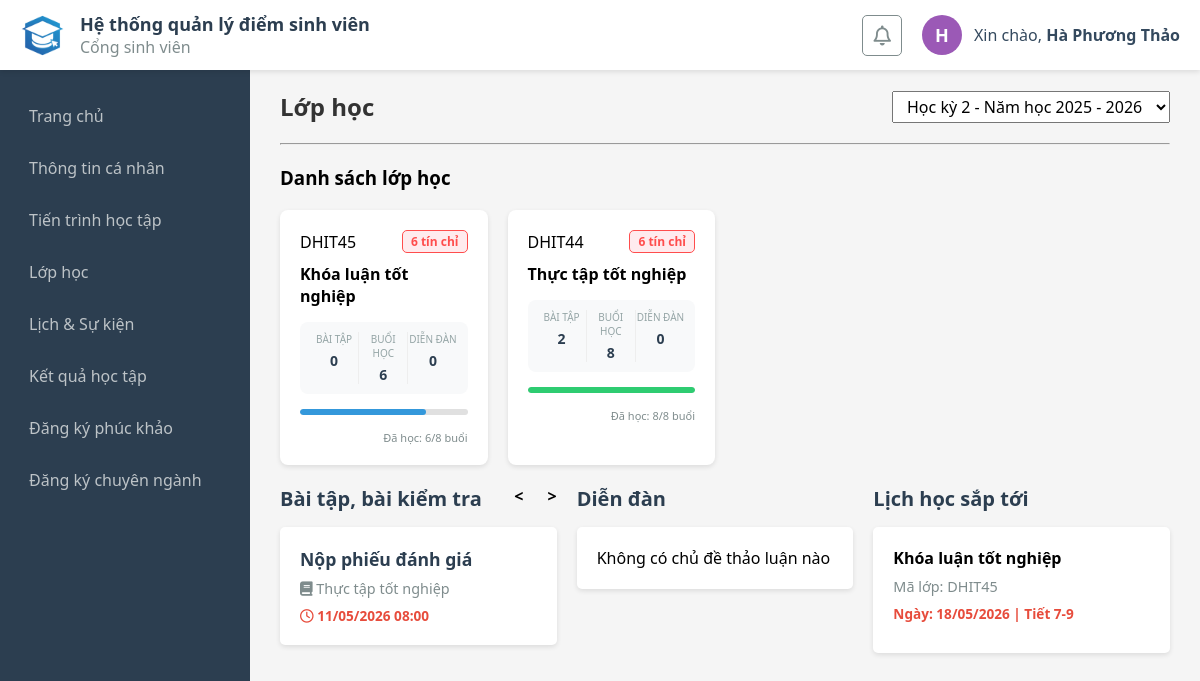
Screenshot of /student/class.php (signed in) with the database file from the repository.
### tables this page shows
CREATE TABLE `profile` (
  `id` int(4) NOT NULL,
  `account_id` int(4) NOT NULL,
  `avatar` varchar(255) DEFAULT NULL,
  `first_name` varchar(10) NOT NULL,
  `last_name` varchar(20) NOT NULL,
  `dob` date NOT NULL,
  `gender` enum('Nam','Nữ','Khác') NOT NULL,
  `email` varchar(30) DEFAULT NULL,
  `phone` varchar(10) DEFAULT NULL,
  `address` varchar(50) DEFAULT NULL,
  `year` varchar(10) DEFAULT NULL,
  `academic_year` varchar(15) DEFAULT NULL,
  `faculty_id` int(11) DEFAULT NULL,
  `major_id` int(11) DEFAULT NULL
);

CREATE TABLE `classes` (
  `id` int(11) NOT NULL,
  `subject_id` int(11) NOT NULL,
  `class_code` varchar(20) NOT NULL,
  `class_name` varchar(255) NOT NULL,
  `semester` int(11) NOT NULL,
  `group_id` int(11) DEFAULT 1,
  `account_id` int(4) NOT NULL,
  `status` enum('Chưa bắt đầu','Đang học','Đã kết thúc') DEFAULT 'Chưa bắt đầu',
  `goals` text DEFAULT NULL,
  `weights` text DEFAULT NULL,
  `materials` text DEFAULT NULL,
  `online_link` varchar(255) DEFAULT NULL,
  `created_at` timestamp NOT NULL DEFAULT current_timestamp(),
  `deadline` datetime DEFAULT NULL,
  `syllabus_path` varchar(255) DEFAULT NULL
);

CREATE TABLE `assignments` (
  `id` int(11) NOT NULL,
  `class_id` int(11) NOT NULL,
  `title` varchar(255) NOT NULL,
  `description` text DEFAULT NULL,
  `type` enum('Bài tập','Bài kiểm tra') NOT NULL,
  `deadline` datetime DEFAULT NULL,
  `created_at` timestamp NOT NULL DEFAULT current_timestamp()
);

CREATE TABLE `subjects` (
  `id` int(11) NOT NULL,
  `major_id` int(11) DEFAULT NULL,
  `subject_code` varchar(6) NOT NULL,
  `subject_name` varchar(255) NOT NULL,
  `credit` int(1) NOT NULL,
  `description` text DEFAULT NULL,
  `semester` int(11) DEFAULT 1,
  `is_e` enum('0','1','2') NOT NULL DEFAULT '0',
  `total_sessions` int(11) DEFAULT 15
);

CREATE TABLE `class_sessions` (
  `id` int(11) NOT NULL,
  `class_id` int(11) NOT NULL,
  `session_number` int(11) NOT NULL,
  `date` date NOT NULL,
  `period` varchar(20) NOT NULL,
  `mode` enum('Trực tuyến','Trực tiếp') DEFAULT 'Trực tiếp',
  `content` text DEFAULT NULL,
  `material_link` varchar(255) DEFAULT NULL
);

### student/class.php (the view, shortened to what the rows shown need)
<?php
require_once 'config/cf_class.php';
?>
<!DOCTYPE html>
<html lang="vi">
<head>
    <link rel="stylesheet" href="../css/class.css">
</head>
<body>
    <?php include 'header.php'; ?>
    <main class="main-container">
        <div class="class-title">
            <h2>Lớp học</h2>
        </div>
        <div class="class-list">
            <div class="class-grid">
            <?php if (empty($list)): ?>
                <p>Không có lớp học nào trong học kỳ này.</p>
            <?php else: ?>
                <?php foreach ($list as $sub):
                    $attended = $sub['attended_sessions'] ?? 0;
                    $total_sessions = $sub['total_sessions'] ?? 10;
                    $percent = ($total_sessions > 0) ? round(($attended / $total_sessions) * 100) : 0;
                    $progress_color = ($percent >= 100) ? '#2ecc71' : '#3498db';
                ?>
                    <div class="class-card" onclick="window.location.href='class_detail.php?id=<?= $sub['id'] ?>'">
                        <div class="card-header">
                            <span class="subject-code"><?= htmlspecialchars($sub['subject_code']) ?></span>
                            <span class="credit-label"><?= $sub['credit'] ?> tín chỉ</span>
                        </div>
                        <div class="card-body">
                            <h4><?= htmlspecialchars($sub['subject_name']) ?></h4>
                        </div>
                        <div class="card-stats">
                            <div class="stat-item">
                                <span class="stat-label">Bài tập</span>
                                <span class="stat-value"><?= $sub['assignment_count'] ?></span>
                            </div>
                            <div class="stat-item">
                                <span class="stat-label">Buổi học</span>
                                <span class="stat-value"><?= $attended ?></span>
                            </div>
                            <div class="stat-item">
                                <span class="stat-label">Diễn đàn</span>
                                <span class="stat-value"><?= $sub['forum_count'] ?></span>
                            </div>
                        </div>
                        <div class="card-footer">
                            <div class="progress-mini-container">
                                <div class="progress-mini-bar">
                                    <div class="progress-mini-fill" style="width: <?= $percent ?>%; background-color: <?= $progress_color ?>;"></div>
                                </div>
                                <span class="progress-mini-text">Đã học: <?= $attended ?>/<?= $total_sessions ?> buổi</span>
                            </div>
                        </div>
                    </div>
                <?php endforeach; ?>
            <?php endif; ?>
        </div>
        <div class="class-content">
            <div class="class-assignment">
                <div class="assignment-list">
                    <?php if(empty($assignments)): ?>
                        <div class="empty-item">Không có bài tập</div>
                    <?php else: ?>
                        <?php foreach($assignments as $index => $assign): ?>
                            <div class="assignment-item"
                                data-index="<?php echo $index; ?>"
                                style="display: <?php echo $index === 0 ? 'block' : 'none'; ?>; cursor: pointer;"
                                onclick="window.location.href='assignment.php?id=<?php echo $assign['id']; ?>'">
                                <div class="assign-info">
                                    <strong style="display: block; color: #2c3e50; font-size: 1.1em;"><?php echo htmlspecialchars($assign['title']); ?></strong>
                                    <p style="margin: 8px 0; font-size: 0.9em; color: #7f8c8d;">
                                        <i class="fas fa-book"></i> <?php echo htmlspecialchars($assign['subject_name']); ?>
                                    </p>
                                    <div class="assign-meta" style="font-size: 0.85em; color: #e74c3c; font-weight: bold;">
                                        <i class="far fa-clock"></i> <?php echo date('d/m/Y H:i', strtotime($assign['deadline'])); ?>
                                    </div>
                                </div>
                            </div>
                        <?php endforeach; ?>
                    <?php endif; ?>
                </div>
            </div>
            <div class="class-calendar">
                <div class="calendar-list">
                    <?php if(empty($calendars)): ?>
                        <div class="empty-item">Không có lịch học trong tuần này</div>
                    <?php else: ?>
                        <?php foreach($calendars as $cal): ?>
                            <div class="calendar-item"
                                style="margin-bottom: 10px; cursor: pointer;"
                                onclick="window.location.href='calendar_detail.php?id=<?php echo $cal['id']; ?>'">
                                <div class="calendar-info">
                                    <strong><?php echo htmlspecialchars($cal['subject_name']); ?></strong>
                                    <p style="margin: 8px 0; font-size: 0.9em; color: #7f8c8d;">Mã lớp: <?php echo htmlspecialchars($cal['subject_code']); ?></p>
                                </div>
                                <div class="calendar-meta" style="font-size: 0.85em; color: #e74c3c; font-weight: bold;">
                                    Ngày: <?php echo date('d/m/Y', strtotime($cal['date'])); ?> | <?php echo $cal['period']; ?>
                                </div>
                            </div>
                        <?php endforeach; ?>
                    <?php endif; ?>
                </div>
            </div>
        </div>
    </main>
</body>
</html>

### student/header.php (shortened to what the rows shown need)
<?php
require '../db_connection.php';
$user_id  = $_SESSION['id'] ?? 0;
$username = $_SESSION['username'] ?? 'user';
$full_name = "Chưa cập nhật";
$avatar_from_db = "";
if ($user_id > 0) {
    $sql = "SELECT p.first_name, p.last_name, p.avatar
            FROM account a
            LEFT JOIN profile p ON a.id = p.account_id
            WHERE a.id = ?";
    $stmt = $conn->prepare($sql);
    $stmt->bind_param("i", $user_id);
    $stmt->execute();
    $result = $stmt->get_result();
    if ($row = $result->fetch_assoc()) {
        $fname = trim($row['first_name'] ?? '');
        $lname = trim($row['last_name'] ?? '');
        if ($fname !== '' || $lname !== '') {
            $full_name = trim($lname . ' ' . $fname);
        }
    }
}
$first_letter = mb_strtoupper(mb_substr($full_name !== "Chưa cập nhật" ? $full_name : $username, 0, 1, 'UTF-8'), 'UTF-8');
$palette = ['#1abc9c', '#2ecc71', '#3498db', '#9b59b6', '#f1c40f', '#e67e22', '#e74c3c', '#34495e'];
$color_index = $user_id % count($palette);
$bg_color = $palette[$color_index];
?>
<!DOCTYPE html>
<html lang="en">
<head>
    <link rel="stylesheet" href="https://cdnjs.cloudflare.com/ajax/libs/font-awesome/6.5.2/css/all.min.css" />
    <link rel="stylesheet" href="../css/header.css">
</head>
<body>
    <div class="header">
        <div class="left-container">
            <div class="content">
                <h1>Hệ thống quản lý điểm sinh viên</h1>
            </div>
        </div>
        <div class="right-container">
            <div class="user-profile">
                <div class="avatar-circle" style="background-color: <?php echo $bg_color; ?>;">
                    <?php if (!empty($avatar_from_db) && file_exists($avatar_from_db)): ?>
                        <img src="<?php echo $avatar_from_db; ?>" alt="User Avatar">
                    <?php else: ?>
                        <span><?php echo $first_letter; ?></span>
                    <?php endif; ?>
                </div>
                <p class="greeting-text">
                    Xin chào, <strong><?php echo htmlspecialchars($full_name); ?></strong>
                </p>
            </div>
        </div>
    </div>
</body>
</html>

### rows the page displays
profile: first_letter "H", full_name "Hà Phương Thảo"
classes: subject_code "DHIT45", credit "6", subject_name "Khóa luận tốt nghiệp", assignment_count "0", attended "6", forum_count "0", $percent 75 (drawn), total_sessions "8"
classes: subject_code "DHIT44", credit "6", subject_name "Thực tập tốt nghiệp", assignment_count "2", attended "8", forum_count "0", $percent 100 (drawn), total_sessions "8"
assignments: title "Nộp phiếu đánh giá", subjects.subject_name "Thực tập tốt nghiệp", deadline "11/05/2026 08:00"
class_sessions: subjects.subject_name "Khóa luận tốt nghiệp", subjects.subject_code "DHIT45", date "18/05/2026", period "Tiết 7-9"
